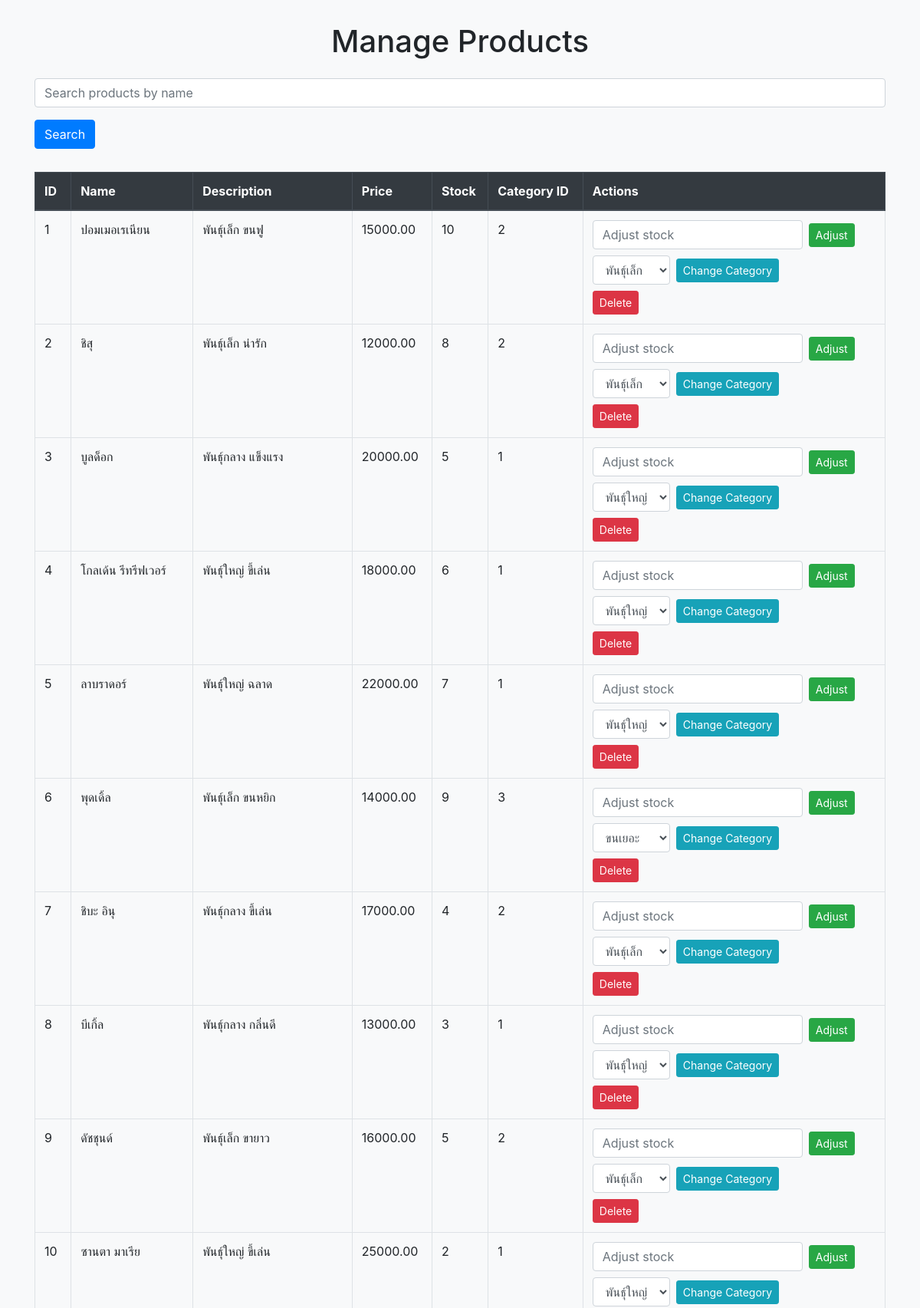
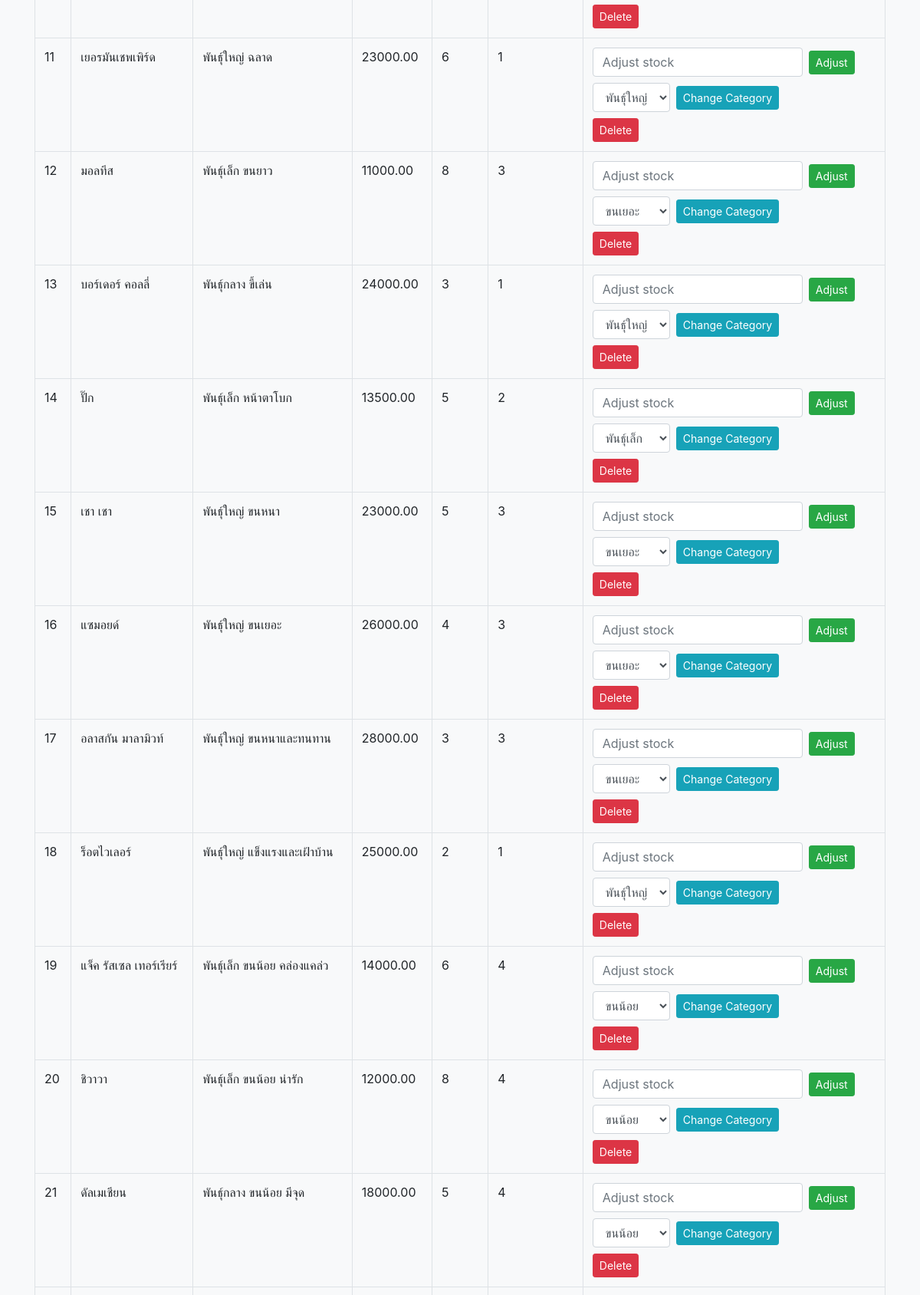
Screenshot of /back-end/edit_product.php (signed in, upper part) with the database file from the repository (2 pictures, top to bottom).
### tables this page shows
CREATE TABLE IF NOT EXISTS products (
    id INT AUTO_INCREMENT PRIMARY KEY,
    name VARCHAR(100) NOT NULL,
    description TEXT,
    price DECIMAL(10,2) NOT NULL,
    stock INT NOT NULL,   
    image VARCHAR(255),   
    category_id INT,
    FOREIGN KEY (category_id) REFERENCES categories(id) ON DELETE CASCADE ON UPDATE CASCADE   
);

### back-end/edit_product.php (the view, shortened to what this page needs)
<?php
include('db_connection.php');
$search = isset($_GET['search']) ? $_GET['search'] : '';
$sql = "SELECT * FROM products WHERE name LIKE ?";
$search_param = "%" . $search . "%";
$stmt = $conn->prepare($sql);
$stmt->bind_param("s", $search_param);
$stmt->execute();
$result = $stmt->get_result();
?>
<!DOCTYPE html>
<html lang="en">
<head>
    <link rel="stylesheet" href="https://stackpath.bootstrapcdn.com/bootstrap/4.5.2/css/bootstrap.min.css">
</head>
<body class="bg-light">
    <div class="container form-container">
        <h1 class="text-center mb-4">Manage Products</h1>
        <form method="GET" action="edit_product.php" class="mb-4">
            <div class="form-group">
                <input type="text" class="form-control" name="search" placeholder="Search products by name" value="<?php echo $search; ?>">
            </div>
            <button type="submit" class="btn btn-primary">Search</button>
        </form>
        <div class="table-responsive table-container">
            <table class="table table-hover table-bordered">
                <thead class="thead-dark">
                    <tr>
                        <th>ID</th>
                        <th>Name</th>
                        <th>Description</th>
                        <th>Price</th>
                        <th>Stock</th>
                        <th>Category ID</th>
                        <th>Actions</th>
                    </tr>
                </thead>
                <tbody>
                    <?php while ($row = $result->fetch_assoc()) { ?>
                    <tr>
                        <td><?php echo $row['id']; ?></td>
                        <td><?php echo $row['name']; ?></td>
                        <td><?php echo $row['description']; ?></td>
                        <td><?php echo $row['price']; ?></td>
                        <td><?php echo $row['stock']; ?></td>
                        <td><?php echo $row['category_id']; ?></td>
                        <td>
                            <form action="edit_product.php" method="POST" class="form-inline">
                                <input type="number" name="adjust_amount" class="form-control mr-2" placeholder="Adjust stock" required>
                                <button type="submit" name="adjust_stock" class="btn btn-success btn-sm mr-2">Adjust</button>
                            </form>
                            <form action="edit_product.php" method="POST" class="form-inline mt-2">
                                <select name="category_id" class="form-control mr-2">
                                    <?php
                                    $category_sql = "SELECT * FROM categories";
                                    $category_result = $conn->query($category_sql);
                                    while ($category = $category_result->fetch_assoc()) {
                                        $selected = $category['id'] == $row['category_id'] ? 'selected' : '';
                                        echo "<option value='{$category['id']}' $selected>{$category['name']}</option>";
                                    }
                                    ?>
                                </select>
                                <button type="submit" name="change_category" class="btn btn-info btn-sm">Change Category</button>
                            </form>
                            <a href="edit_product.php?id=<?php echo $row['id']; ?>" class="btn btn-danger btn-sm btn-custom mt-2" onclick="return confirm('Are you sure you want to delete this product?');">
                                Delete
                            </a>
                        </td>
                    </tr>
                    <?php } ?>
                </tbody>
            </table>
        </div>
    </div>
</body>
</html>

### back-end/edit_product.php (style rules this page uses)
.btn-custom { background-color: #dc3545; color: white; transition: background-color 0.3s ease; }
.form-container { padding-top: 30px; animation: fadeIn 1s ease-in-out; }
.table-container { margin-top: 30px; }

### rows the page displays
products: id "1", name "ปอมเมอเรเนียน", description "พันธุ์เล็ก ขนฟู", price "15000.00", stock "10", category "2"
products: id "2", name "ชิสุ", description "พันธุ์เล็ก น่ารัก", price "12000.00", stock "8", category "2"
products: id "3", name "บูลด็อก", description "พันธุ์กลาง แข็งแรง", price "20000.00", stock "5", category "1"
products: id "4", name "โกลเด้น รีทรีฟเวอร์", description "พันธุ์ใหญ่ ขี้เล่น", price "18000.00", stock "6", category "1"
products: id "5", name "ลาบราดอร์", description "พันธุ์ใหญ่ ฉลาด", price "22000.00", stock "7", category "1"
products: id "6", name "พุดเดิ้ล", description "พันธุ์เล็ก ขนหยิก", price "14000.00", stock "9", category "3"
products: id "7", name "ชิบะ อินุ", description "พันธุ์กลาง ขี้เล่น", price "17000.00", stock "4", category "2"
products: id "8", name "บีเกิ้ล", description "พันธุ์กลาง กลิ่นดี", price "13000.00", stock "3", category "1"
products: id "9", name "ดัชชุนด์", description "พันธุ์เล็ก ขายาว", price "16000.00", stock "5", category "2"
products: id "10", name "ซานตา มาเรีย", description "พันธุ์ใหญ่ ขี้เล่น", price "25000.00", stock "2", category "1"
products: id "11", name "เยอรมันเชพเพิร์ด", description "พันธุ์ใหญ่ ฉลาด", price "23000.00", stock "6", category "1"
products: id "12", name "มอลทีส", description "พันธุ์เล็ก ขนยาว", price "11000.00", stock "8", category "3"
products: id "13", name "บอร์เดอร์ คอลลี่", description "พันธุ์กลาง ขี้เล่น", price "24000.00", stock "3", category "1"
products: id "14", name "ปั๊ก", description "พันธุ์เล็ก หน้าตาโบก", price "13500.00", stock "5", category "2"
products: id "15", name "เชา เชา", description "พันธุ์ใหญ่ ขนหนา", price "23000.00", stock "5", category "3"
products: id "16", name "แซมอยด์", description "พันธุ์ใหญ่ ขนเยอะ", price "26000.00", stock "4", category "3"
products: id "17", name "อลาสกัน มาลามิวท์", description "พันธุ์ใหญ่ ขนหนาและทนทาน", price "28000.00", stock "3", category "3"
products: id "18", name "ร็อตไวเลอร์", description "พันธุ์ใหญ่ แข็งแรงและเฝ้าบ้าน", price "25000.00", stock "2", category "1"
products: id "19", name "แจ็ค รัสเซล เทอร์เรียร์", description "พันธุ์เล็ก ขนน้อย คล่องแคล่ว", price "14000.00", stock "6", category "4"
products: id "20", name "ชิวาวา", description "พันธุ์เล็ก ขนน้อย น่ารัก", price "12000.00", stock "8", category "4"
products: id "21", name "ดัลเมเชียน", description "พันธุ์กลาง ขนน้อย มีจุด", price "18000.00", stock "5", category "4"

### other values shown
form field category_id "พันธุ์เล็ก"
form field category_id "พันธุ์ใหญ่"
form field category_id "ขนเยอะ"
form field category_id "ขนน้อย"
